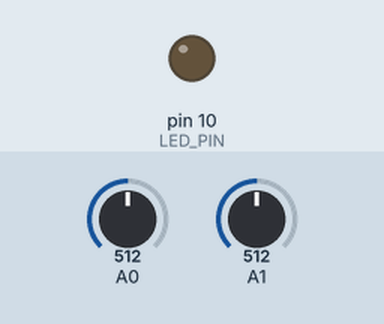
A sketch run on a simulated Arduino Uno, built with avr-gcc and run on an emulated ATmega328P. Shown: output pins drawn as LEDs (lit = HIGH). The test bench sets the inputs (shaded band); at power-on: A1 = 512, A0 = 512.

Above: at 1.2 s.
1.3 s: A1 set to 532
At 1.6 s:
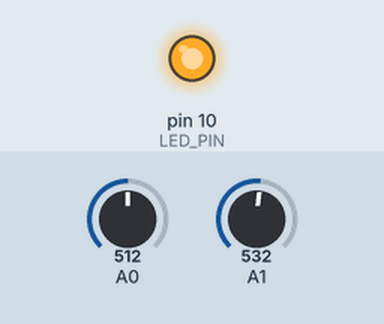
2.8 s: A1 set to 306
At 3.9 s:
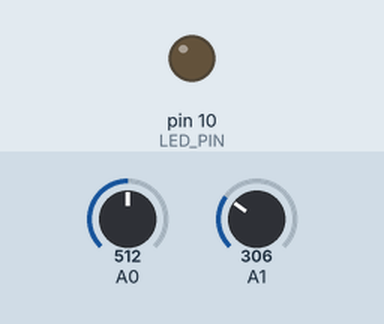
4.3 s: A1 set to 716
At 5.0 s:
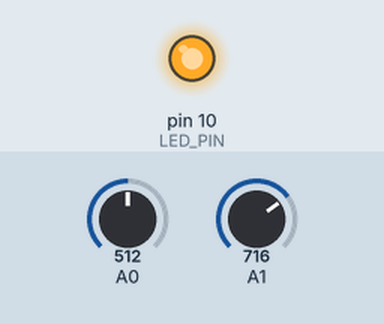
Timing chart, 0 to 7.3 s (numbered marks = the images above; inputs shaded):
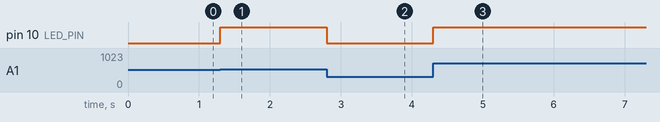

The sketch:

p102.ino
```cpp
//LED
#define LED_PIN 10
//cds
#define CDS_IN 0
//設定
#define SET_POT 1

void setup() {
  pinMode(LED_PIN, OUTPUT);
}

void loop() {
  int brightness, set_val;
  int upper,lower;

  brightness = analogRead(0);
  set_val = analogRead(1);

  //明るい側の値を入力+10に
  upper = set_val + 10;
  //上限設定
  if(upper>1023) upper = 1023;

  //暗い側の値を入力-10に
  lower = set_val - 10;
  //下限設定
  if(lower < 0) lower = 0;

  if(brightness<lower){
    digitalWrite(LED_PIN, HIGH);
  }
  if(brightness>upper){
    digitalWrite(LED_PIN, LOW);
  }
}
```

Measured:
- the behaviour switches between 522 and 523 on A1 (found by bisection; images 0 and 1)
- after the input at 1.3 s, pin 10 (LED_PIN): LOW → HIGH at once
- after the input at 2.8 s, pin 10 (LED_PIN): HIGH → LOW at once
- after the input at 4.3 s, pin 10 (LED_PIN): LOW → HIGH at once
